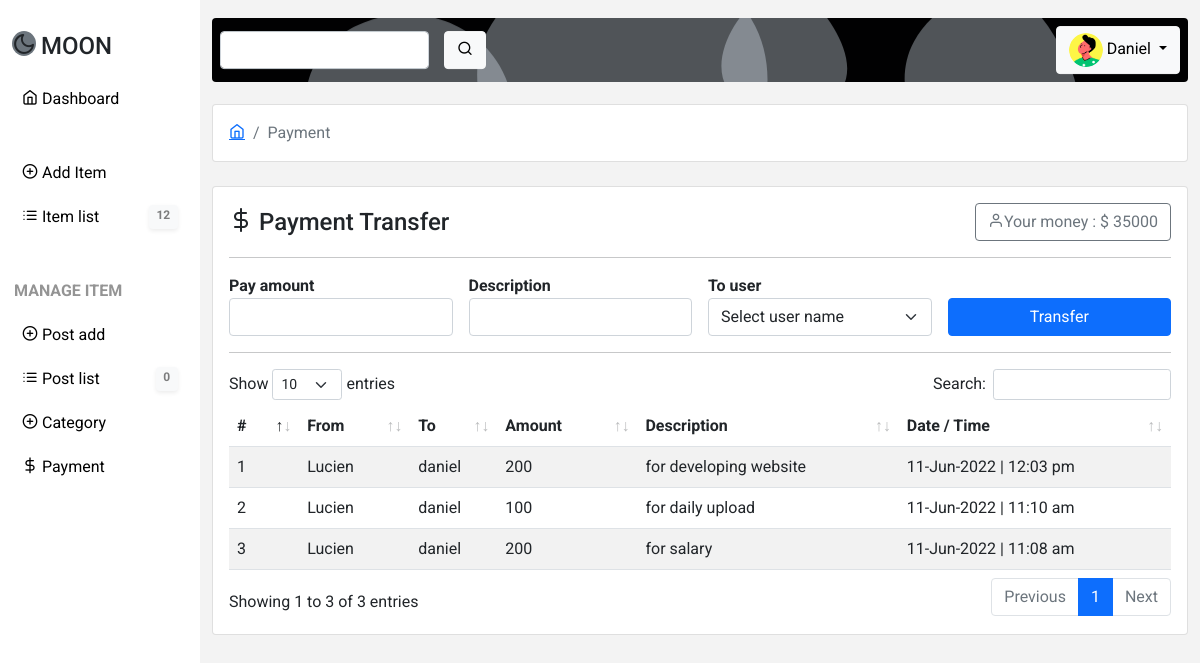
The app's page /payment_transfer.php (signed in) with its own data.
### tables this page shows
CREATE TABLE `users` (
  `id` int(11) NOT NULL,
  `name` varchar(255) NOT NULL,
  `email` varchar(100) NOT NULL,
  `password` varchar(255) NOT NULL,
  `role` enum('0','1','2') NOT NULL DEFAULT '2',
  `photo` varchar(255) NOT NULL DEFAULT 'default.png',
  `money` bigint(20) NOT NULL DEFAULT 0,
  `created_at` timestamp NOT NULL DEFAULT current_timestamp()
);

CREATE TABLE `payment` (
  `id` int(11) NOT NULL,
  `from_user` int(11) NOT NULL,
  `to_user` int(11) NOT NULL,
  `amount` double NOT NULL,
  `description` varchar(255) NOT NULL,
  `created_at` timestamp NOT NULL DEFAULT current_timestamp()
);

### core/base.php (called while the page is built, shortened)
<?php
function conn (){
    return mysqli_connect("localhost","root","","blog");
 }
$url = "http://{$_SERVER['HTTP_HOST']}/sample_blog/";

### core/functions.php (called while the page is built, shortened)
<?php
require_once "base.php";
function fetch($sql){
    $query = mysqli_query(conn(),$sql);
    $row = mysqli_fetch_assoc($query);
    return $row;
}
function fetchAll($sql){
    $query = mysqli_query(conn(),$sql);
    $rows=[];
    while($row = mysqli_fetch_assoc($query)){
      array_push($rows,$row);
    }
    return $rows;
}
function user($id){
    $sql = "SELECT * FROM users WHERE id=$id";
    return fetch($sql);
}
function transitions(){
    $currentId =  $_SESSION['user']['id'];
    if($_SESSION['user']['id']==0){
        $sql = "SELECT * FROM payment ORDER BY id  DESC";
    }else{
        $sql = "SELECT * FROM payment WHERE from_user = $currentId OR to_user = $currentId ORDER BY id  DESC";
    }
    return fetchAll($sql);
}

### payment_transfer.php (the view, shortened to what this page needs)
<?php include "template/header.php"; ?>
<div class="row">
    <div class="col-12">
        <div class="card mb-4">
            <div class="card-body">
                <nav aria-label="breadcrumb">
                    <ol class="breadcrumb mb-0">
                        <li class="breadcrumb-item"><a href="<?php echo $url ?>dashboard.php"><i class="feather-home"></i></a></li>
                        <li class="breadcrumb-item active" aria-current="page">Payment</li>
                    </ol>
                </nav>
            </div>
        </div>
    </div>
</div>
<div class="row">
    <div class="col-12">
        <div class="card">
            <div class="card-body">
                <div class="d-flex justify-content-between align-items-center">
                    <h4 class="mb-0"><i class="feather-dollar-sign"></i> Payment Transfer</h4>
                    <div class="btn btn-outline-secondary"><i class="feather-user"></i>Your money : $ <?php echo user($_SESSION['user']['id'])['money'] ?></div>
                </div>
                <hr>
                <form action="" method="post" class="g-3 row">
                    <div class="col-3">
                        <label for=""><b>Pay amount</b></label>
                        <input class="form-control " type="number" min="100" max="<?php echo user($_SESSION['user']['id'])['money'] ?>" name="amount" autofocus required>
                    </div>
                    <div class="col-3">
                        <label for=""><b>Description</b></label>
                        <input class="form-control " type="text" name="description" autofocus required>
                    </div>
                    <div class="col-3">
                        <label for=""><b>To user</b></label>
                        <select name="to_user" class="form-select" id="">
                            <option value="" selected disabled>Select user name</option>
                        </select>
                    </div>
                    <div class="col-3">
                        <button class="btn btn-primary w-100 mt-4" name="payNow">Transfer</button>
                    </div>
                    </form>
                    <hr>
                    <table id="table" class="table table-striped">
                <thead>
                    <tr>
                        <th>#</th>
                        <th>From</th>
                        <th>To</th>
                        <th>Amount</th>
                        <th>Description</th>
                        <th>Date / Time</th>
                    </tr>
                </thead>
                <tbody>
                    <?php
                     foreach( transitions() as $key => $value){
                    ?>
                    <tr>
                        <td><?php echo $key+1 ?></td>
                        <td><?php echo user($value['from_user'])['name'] ?></td>
                        <td><?php echo user($value['to_user'])['name'] ?></td>
                        <td><?php echo $value['amount']?></td>
                        <td><?php echo $value['description'] ?></td>
                        <td>
                            <?php echo date('d-M-Y | g:i a',strtotime($value['created_at']))?>
                    </td>
                    </tr>
                    <?php } ?>
                </tbody>
            </table>
            </div>
        </div>
    </div>
</div>
</div>

### assets/css/style.css (style rules this page uses)
* { font-family: 'Roboto', sans-serif; }
:root { --primary-soft: #f3f3f3; --white: #f8f9fa; }
.card { border: none; }
tbody tr { transition: 0.3s; cursor: pointer; }
table tr td { vertical-align: middle; }

### records on screen
users: money "35000"
payment: from_user.name "Lucien", to_user.name "daniel", amount "200", description "for developing website", created_at "11-Jun-2022 | 12:03 pm"
payment: from_user.name "Lucien", to_user.name "daniel", amount "100", description "for daily upload", created_at "11-Jun-2022 | 11:10 am"
payment: from_user.name "Lucien", to_user.name "daniel", amount "200", description "for salary", created_at "11-Jun-2022 | 11:08 am"

### other values on screen
countTableWithId('posts') "0"
$_SESSION['user']['name'] "Daniel"
